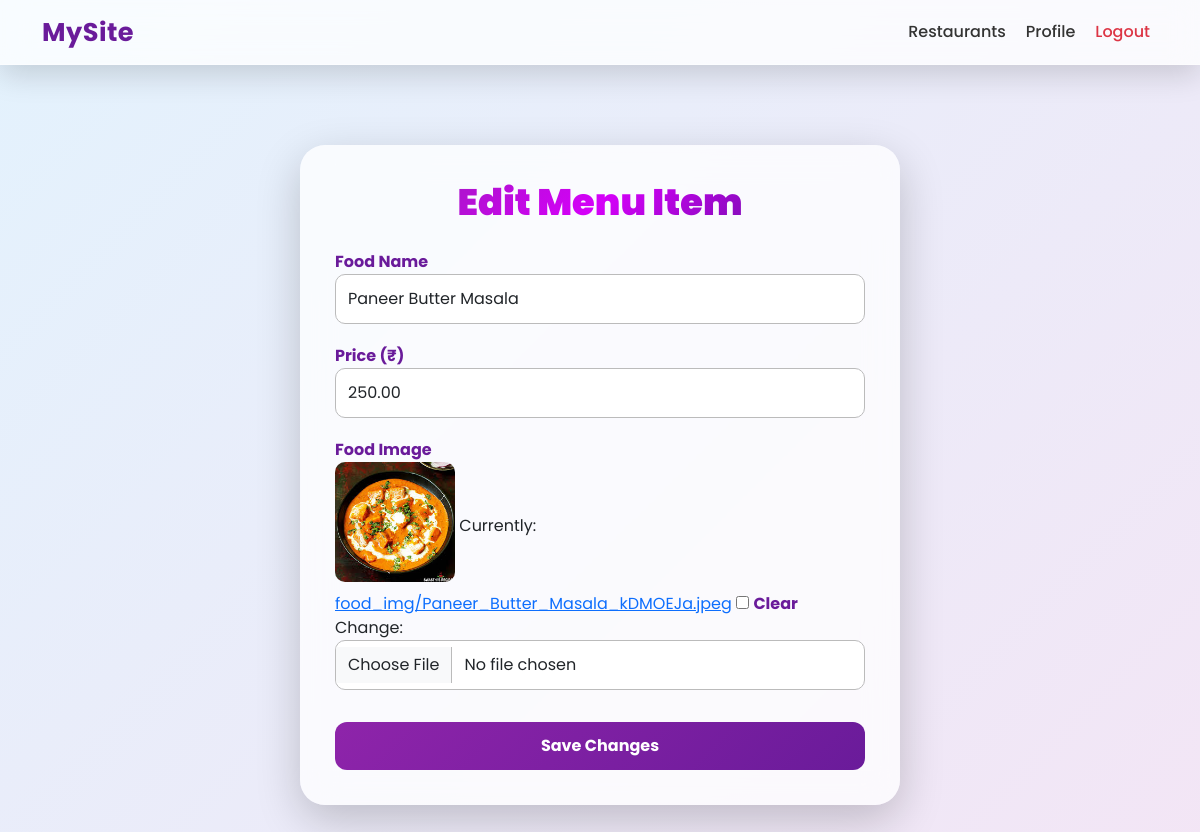
Screenshot of /menu/edit/1/ (signed in) with the database file from the repository.
### venderapp/models.py (models this page shows, shortened)
class MenuBuild(models.Model):
    vendor = models.ForeignKey(Multivendors, on_delete=models.CASCADE, related_name="menu_items")  # link to vendor
    food_name = models.CharField(max_length=50)
    price = models.DecimalField(max_digits=10, decimal_places=2)
    food_img = models.ImageField(upload_to="food_img/", blank=True, null=True)

### venderapp/views.py (the view)
# urls.py: path('menu/edit/<int:id>/', views.edit_menu, name="edit_menu"),  # Edit a specific menu item
@login_required(login_url="login")
def edit_menu(request, id):
    menu = get_object_or_404(MenuBuild, id=id)
    if request.user != menu.vendor.user:
        return HttpResponseForbidden("Not authorized")
    if request.method == "POST":
        form = MenuBuildForm(request.POST, request.FILES, instance=menu)
        if form.is_valid():
            form.save()
            return redirect("vendors_details", pk=menu.vendor.id)
    form = MenuBuildForm(instance=menu)
    return render(request, "vendors/edit_food.html", {"form": form, "menu": menu})

### venderapp/forms.py
class MenuBuildForm(forms.ModelForm):
    class Meta:
        model = MenuBuild
        fields = ['food_name', 'price', 'food_img']
        widgets = {
            'food_name': forms.TextInput(attrs={'class': 'form-control', 'placeholder': 'Food Name'}),
            'price': forms.NumberInput(attrs={'class': 'form-control', 'placeholder': 'Price'}),
            'food_img': forms.ClearableFileInput(attrs={'class': 'form-control'}),
        }

### venderapp/context_processors.py (called while the page is built)
def user_type_processor(request):
    user = request.user
    if user.is_authenticated:
        if hasattr(user, "multivendors"):
            user_type = 'vendor'
        elif hasattr(user, "registrationdetails"):
            user_type = 'customer'
        else:
            user_type = 'unknown'
    else:
        user_type = 'anonymous'
    return {'user_type': user_type}

### templates/vendors/edit_food.html (shortened to what this page needs)
{% extends "base.html" %}
{% load static %}
{% block content %}
<div class="form-container">
    <h2 class="form-title">Edit Menu Item</h2>
    <form method="POST" enctype="multipart/form-data">
        <div class="form-group">
            <label>Food Name</label>
            {{ form.food_name }}
        </div>
        <div class="form-group">
            <label>Price (₹)</label>
            {{ form.price }}
        </div>
        <div class="form-group">
            <label>Food Image</label><br>
            {% if menu.food_img %}
                <img src="{{ menu.food_img.url }}" style="width:120px; border-radius:10px; margin-bottom:10px;">
            {% endif %}
            {{ form.food_img }}
        </div>
        <button type="submit" class="save-btn">Save Changes</button>
    </form>
</div>
{% endblock %}

### templates/base.html (style rules this page uses)
:root { --primary: #6a1b9a; --accent: #ff5252; --glass-bg: rgba(255, 255, 255, 0.75); --glass-border: rgba(255, 255, 255, 0.4); }
body { min-height: 100vh; font-family: 'Poppins', sans-serif; background: linear-gradient(135deg, #e3f2fd, #f3e5f5); overflow-x: hidden; }

### templates/vendors/edit_food.html (style rules this page uses)
.form-container { max-width: 600px; margin: 50px auto; padding: 35px; background: rgba(255,255,255,0.75); backdrop-filter: blur(16px); border-radius: 25px; box-shadow: 0 15px 45px rgba(0,0,0,0.2); }
.form-title { text-align: center; font-size: 2.3rem; font-weight: 900; margin-bottom: 25px; background: linear-gradient(135deg, #8e24aa, #d500f9, #4a148c); -webkit-background-clip: text; -webkit-text-fill-color: transparent; animation: gradientFlow 6s linear infinite; }
.form-group { margin-bottom: 20px; }
.form-group label { font-weight: 700; color: #6a1b9a; font-size: 1rem; }
.form-control { width: 100%; padding: 12px; border-radius: 10px; border: 1px solid #bbb; font-size: 1rem; }
.save-btn { margin-top: 12px; width: 100%; padding: 12px; border-radius: 12px; font-weight: 700; color: white; background: linear-gradient(135deg, #8e24aa, #6a1b9a); border: none; transition: 0.3s ease, transform 0.2s ease; cursor: pointer; }

### rows the page displays
MenuBuild: food_name "Paneer Butter Masala", price "250.00", food_img (picture)
